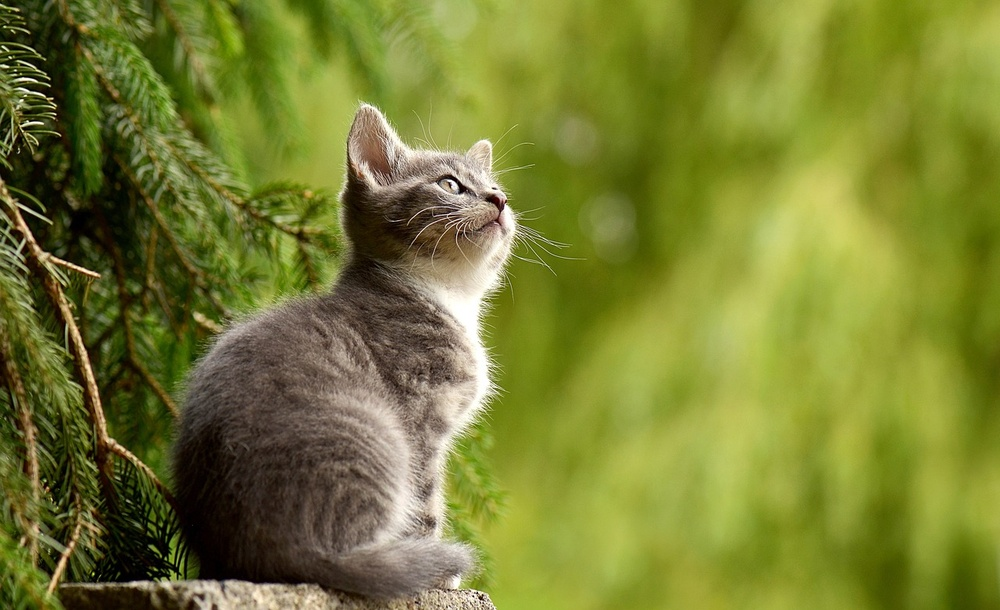
#> input picture kucing.jpg, 1000 x 610 px, shrunk from 1280 x 781 before the run
$ python 'Latihan 3.py'   (older library calls are emulated)
#> lines starting #> are read from the running program, lines starting #| are printed output that depends on the picture
import cv2
import numpy as np
import matplotlib.pyplot as plt

img = cv2.imread('kucing.jpg', 0)
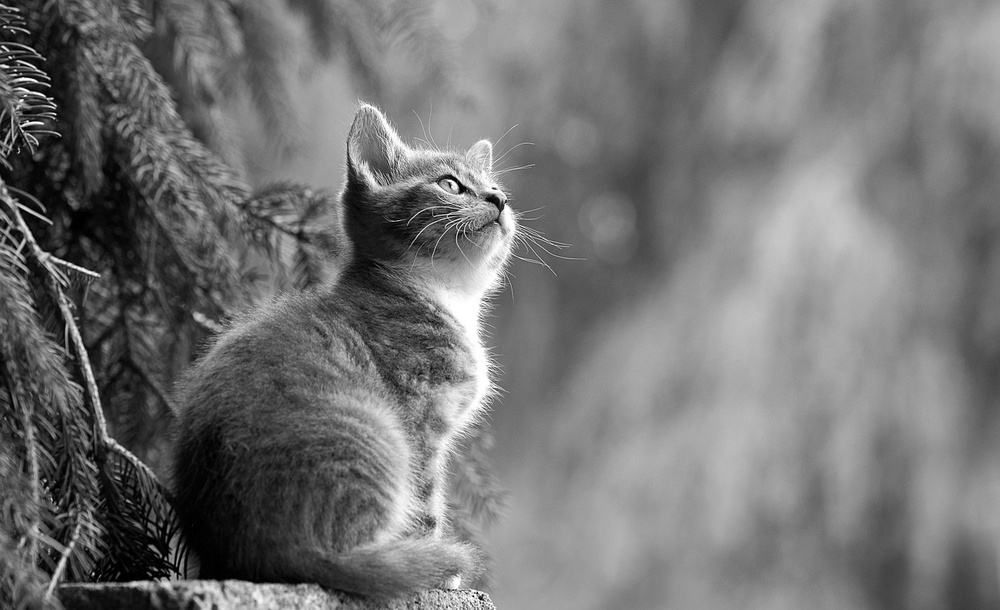
#> img: shape (610, 1000); min 0, max 255, mean 115.2
laplacian = cv2.Laplacian(img, cv2.CV_64F)
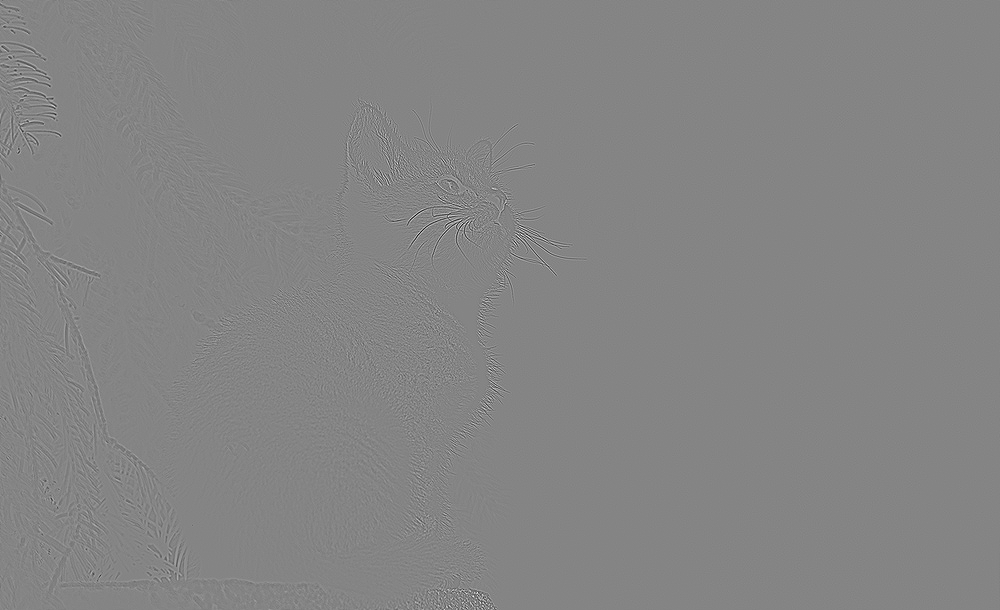
#> laplacian: shape (610, 1000) float64; min -574, max 529, mean 0; drawn with min black and max white
sobelx = cv2.Sobel(img, cv2.CV_64F, 1, 0, ksize=5)
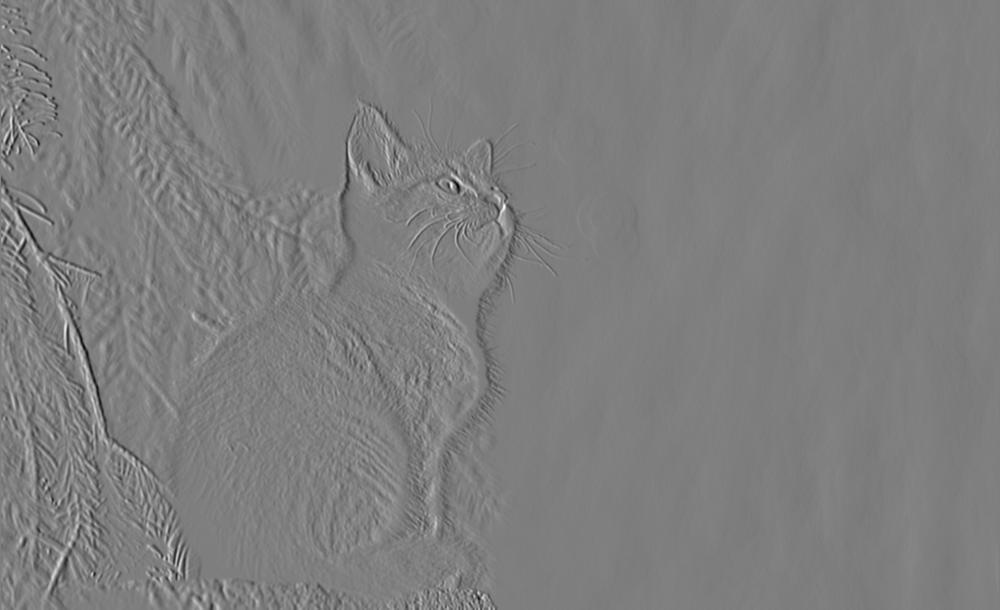
#> sobelx: shape (610, 1000) float64; min -9657, max 9779, mean 6.4; drawn with min black and max white
sobely = cv2.Sobel(img, cv2.CV_64F, 0, 1, ksize=5)
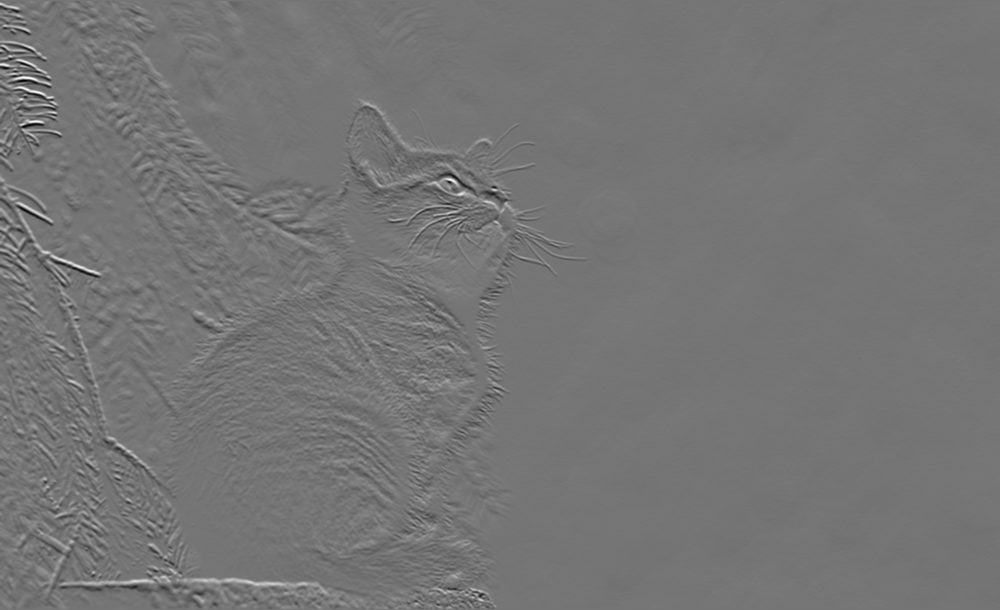
#> sobely: shape (610, 1000) float64; min -9536, max 11164, mean -0.7; drawn with min black and max white
plt.rcParams["figure.figsize"] = (15, 15)
plt.subplot(2, 2, 1)
plt.imshow(img, cmap='gray')
plt.title('Original')
plt.xticks([]), plt.yticks([])
plt.subplot(2, 2, 2)
plt.imshow(laplacian, cmap='gray')
plt.title('Laplacian')
plt.xticks([]), plt.yticks([])
plt.subplot(2, 2, 3)
plt.imshow(sobelx, cmap='gray')
plt.title('Sobel X')
plt.xticks([]), plt.yticks([])
plt.subplot(2, 2, 4)
plt.imshow(sobely, cmap='gray')
plt.title('Sobel Y')
plt.xticks([]), plt.yticks([])
plt.show()
